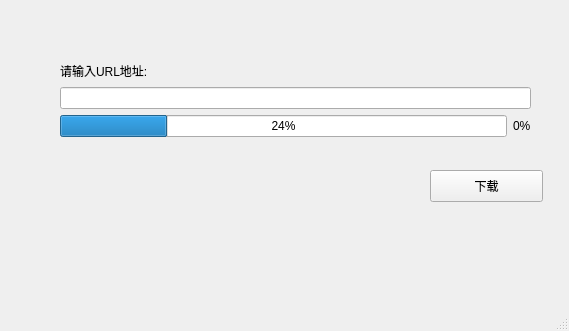
<?xml version="1.0" encoding="UTF-8"?>
<ui version="4.0">
 <class>MainWindow</class>
 <widget class="QMainWindow" name="MainWindow">
  <property name="geometry">
   <rect>
    <x>0</x>
    <y>0</y>
    <width>569</width>
    <height>331</height>
   </rect>
  </property>
  <property name="windowTitle">
   <string>MainWindow</string>
  </property>
  <widget class="QWidget" name="centralwidget">
   <widget class="QPushButton" name="pushButton">
    <property name="geometry">
     <rect>
      <x>430</x>
      <y>170</y>
      <width>113</width>
      <height>32</height>
     </rect>
    </property>
    <property name="text">
     <string>下载</string>
    </property>
   </widget>
   <widget class="QWidget" name="">
    <property name="geometry">
     <rect>
      <x>60</x>
      <y>60</y>
      <width>471</width>
      <height>77</height>
     </rect>
    </property>
    <layout class="QVBoxLayout" name="verticalLayout">
     <item>
      <widget class="QLabel" name="label">
       <property name="text">
        <string>请输入URL地址:</string>
       </property>
      </widget>
     </item>
     <item>
      <widget class="QLineEdit" name="lineEdit"/>
     </item>
     <item>
      <layout class="QHBoxLayout" name="horizontalLayout">
       <item>
        <widget class="QProgressBar" name="progressBar">
         <property name="value">
          <number>24</number>
         </property>
        </widget>
       </item>
       <item>
        <widget class="QLabel" name="label_2">
         <property name="text">
          <string>0%</string>
         </property>
        </widget>
       </item>
      </layout>
     </item>
    </layout>
   </widget>
  </widget>
  <widget class="QMenuBar" name="menubar">
   <property name="geometry">
    <rect>
     <x>0</x>
     <y>0</y>
     <width>569</width>
     <height>24</height>
    </rect>
   </property>
  </widget>
  <widget class="QStatusBar" name="statusbar"/>
 </widget>
 <resources/>
 <connections/>
</ui>
